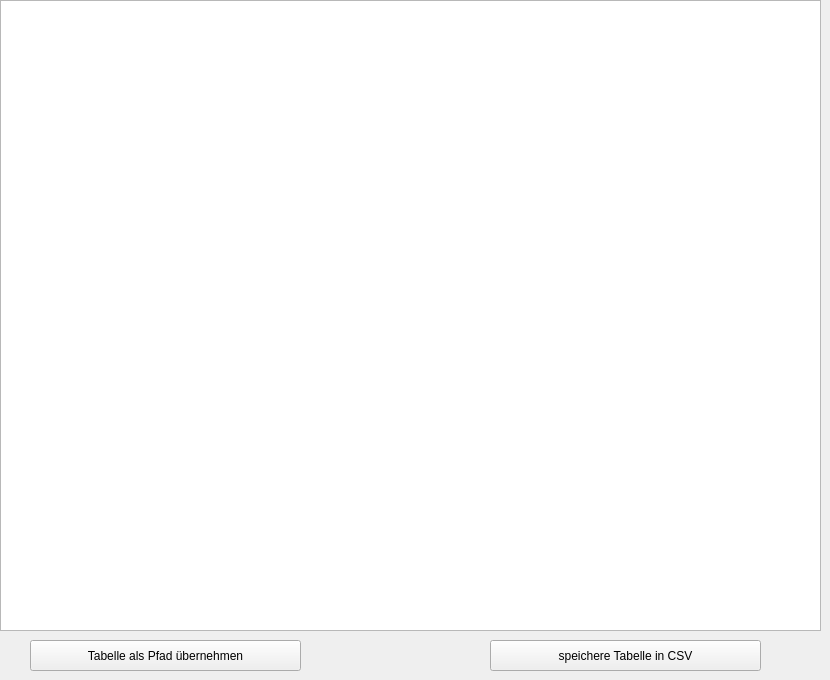
      <widget class="QWidget" name="tab_3">
       <attribute name="title">
        <string>Pfad konfigurieren</string>
       </attribute>
       <widget class="QTableView" name="tableView">
        <property name="geometry">
         <rect>
          <x>0</x>
          <y>0</y>
          <width>821</width>
          <height>631</height>
         </rect>
        </property>
        <property name="sizePolicy">
         <sizepolicy hsizetype="Expanding" vsizetype="Expanding">
          <horstretch>1</horstretch>
          <verstretch>1</verstretch>
         </sizepolicy>
        </property>
        <property name="frameShape">
         <enum>QFrame::StyledPanel</enum>
        </property>
        <attribute name="horizontalHeaderCascadingSectionResizes">
         <bool>false</bool>
        </attribute>
        <attribute name="horizontalHeaderDefaultSectionSize">
         <number>70</number>
        </attribute>
        <attribute name="horizontalHeaderMinimumSectionSize">
         <number>10</number>
        </attribute>
        <attribute name="horizontalHeaderStretchLastSection">
         <bool>true</bool>
        </attribute>
        <attribute name="verticalHeaderDefaultSectionSize">
         <number>25</number>
        </attribute>
        <attribute name="verticalHeaderMinimumSectionSize">
         <number>20</number>
        </attribute>
       </widget>
       <widget class="QWidget" name="widget" native="true">
        <property name="geometry">
         <rect>
          <x>0</x>
          <y>300</y>
          <width>481</width>
          <height>41</height>
         </rect>
        </property>
       </widget>
       <widget class="QPushButton" name="acceptPath">
        <property name="geometry">
         <rect>
          <x>30</x>
          <y>640</y>
          <width>271</width>
          <height>31</height>
         </rect>
        </property>
        <property name="text">
         <string>Tabelle als Pfad übernehmen</string>
        </property>
       </widget>
       <widget class="QPushButton" name="saveCsv">
        <property name="geometry">
         <rect>
          <x>490</x>
          <y>640</y>
          <width>271</width>
          <height>31</height>
         </rect>
        </property>
        <property name="text">
         <string>speichere Tabelle in CSV</string>
        </property>
       </widget>
      </widget>
